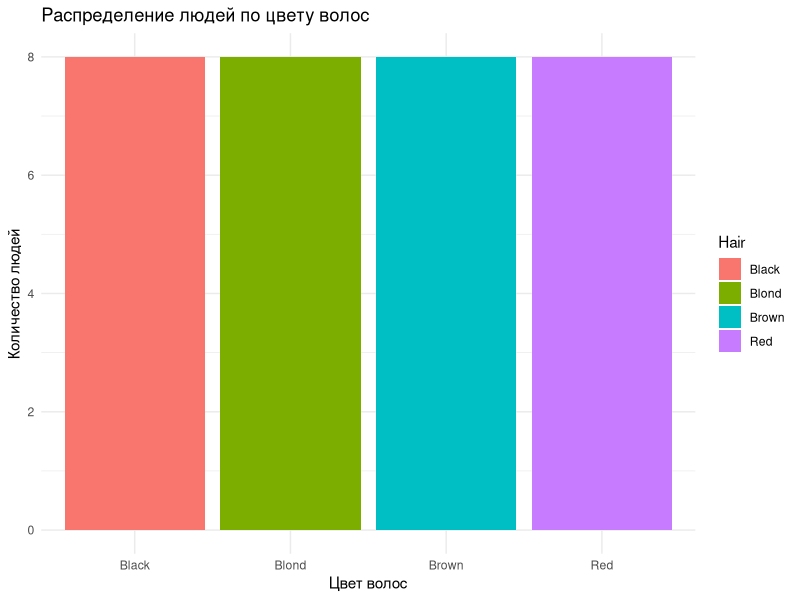
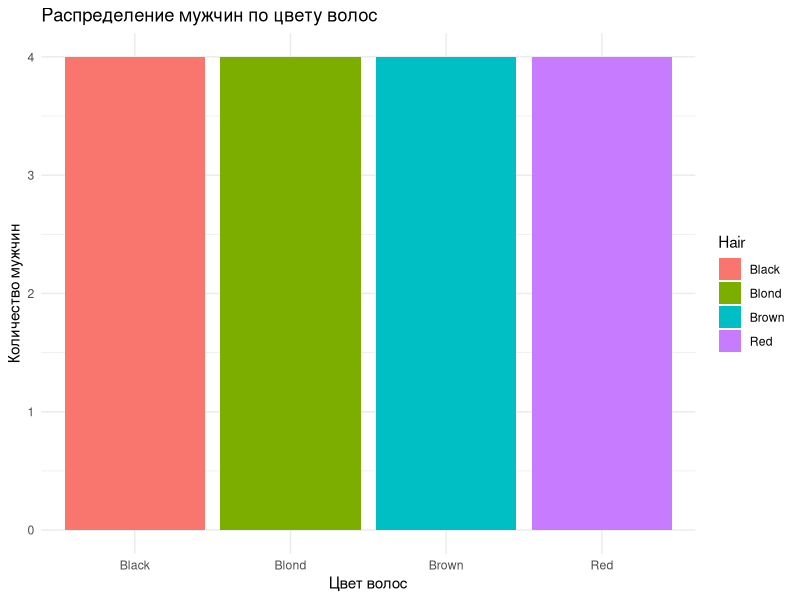
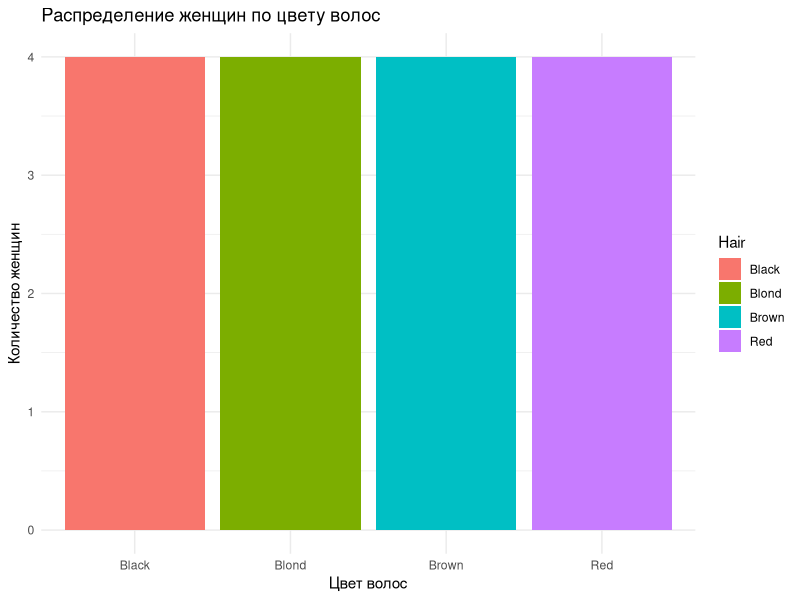
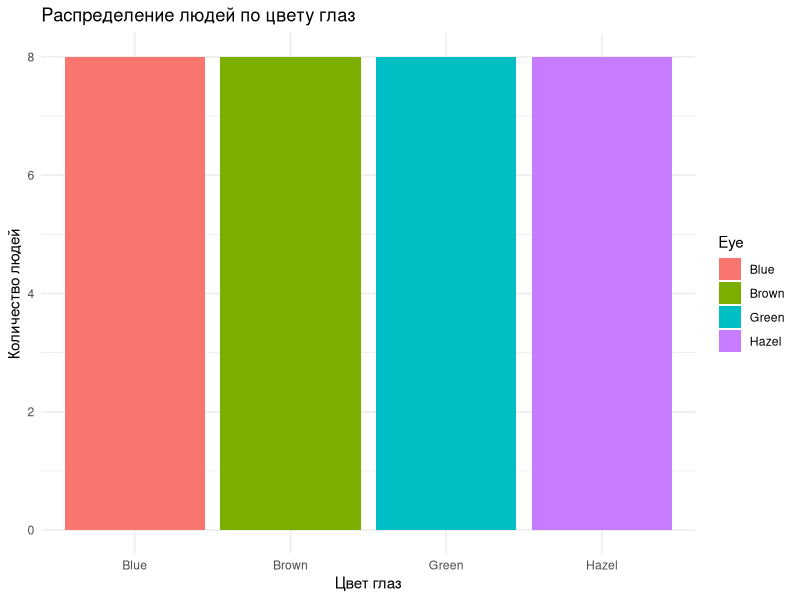
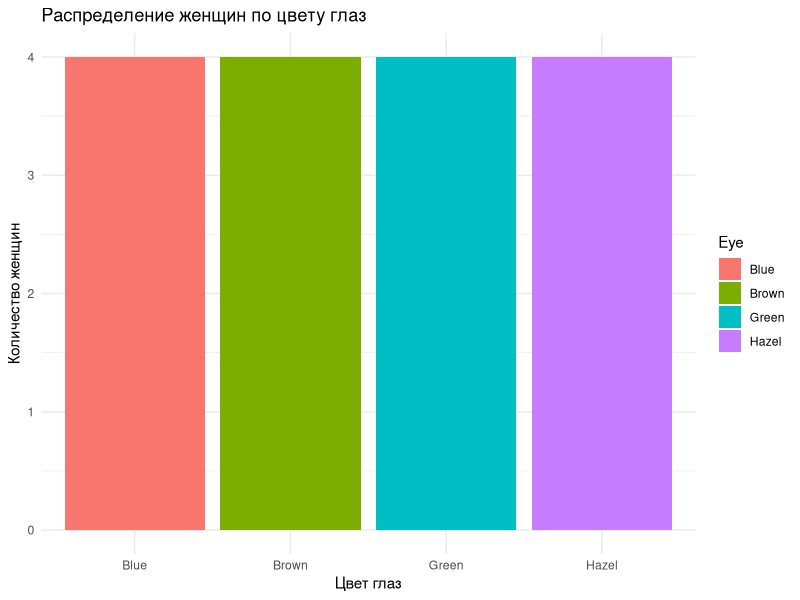
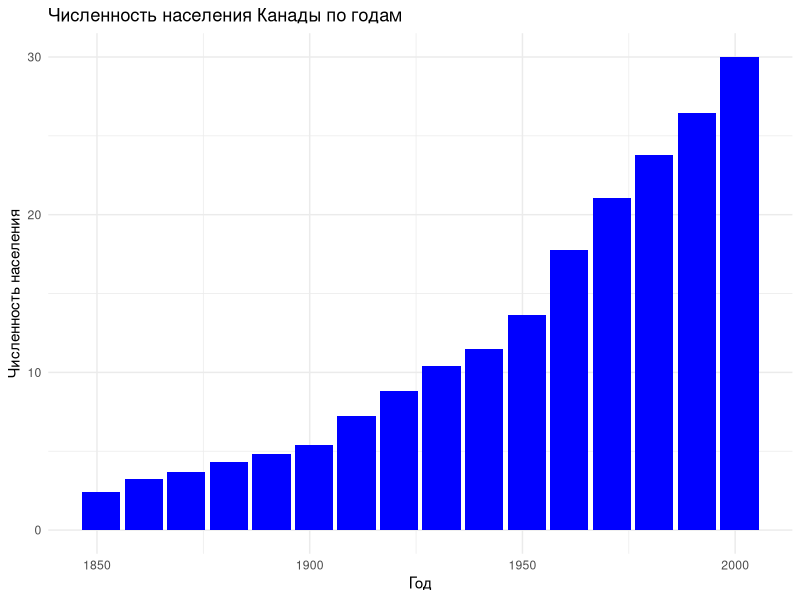
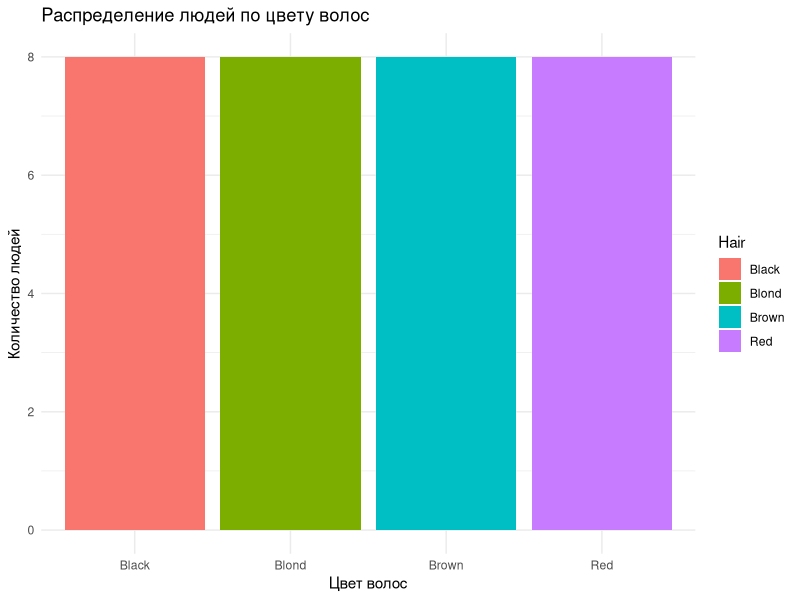
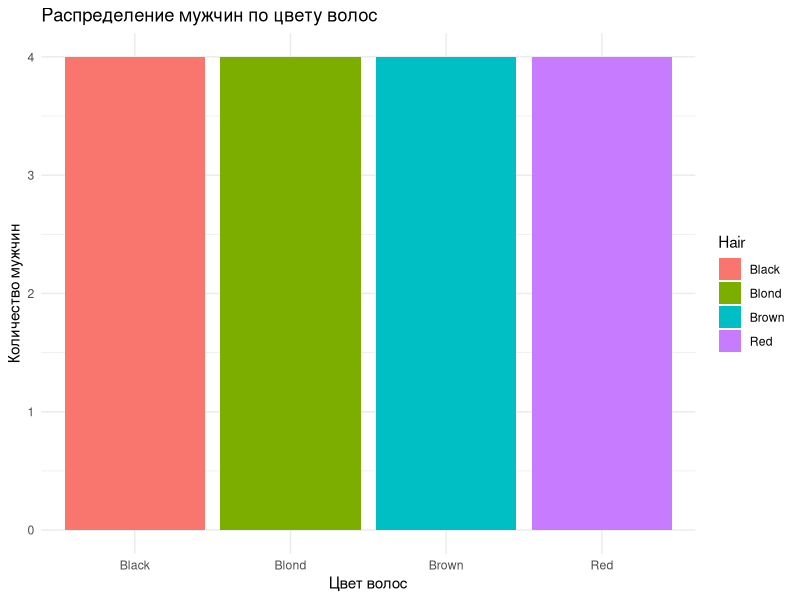

Reproduce these figures in R, in order.
D <- read.csv("HairEyeColor.csv")
View(D)

summary_table <- table(D$Sex)

# Вывод сводной таблицы
View(summary_table)
#-------------------------------------------------------------------------------------
# Создание сводной таблицы для подсчета мужчин и женщин по цвету волос
summary_m_w_hair <- xtabs(~ Hair + Sex, data = D)
View(summary_m_w_hair)

green_eyes <- D[D$Eye == "Green", ]
#-------------------------------------------------------------------------------------
# Создание сводной таблицы для подсчета мужчин и женщин с зелеными глазами
summary_green_eyes <- table(green_eyes$Sex)
View(summary_green_eyes)
#-------------------------------------------------------------------------------------
# Подсчет общего количества участников опроса
total_participants <- nrow(D)
#-------------------------------------------------------------------------------------
# Создание таблицы с общим количеством участников
total_table <- data.frame(Total_Participants = total_participants)
#-------------------------------------------------------------------------------------
# Вывод таблицы с общим количеством участников
View(total_table)
#-------------------------------------------------------------------------------------
install.packages("ggplot2")
library(ggplot2)
p <- ggplot(D, aes(x = Hair, fill = Hair)) +
  geom_bar() +  
  theme_minimal() +
  labs(title = "Распределение людей по цвету волос",
       x = "Цвет волос",
       y = "Количество людей")
print(p)
#-------------------------------------------------------------------------------------
#Распределение мужчин по цвету волос
p <- ggplot(D[D$Sex == "Male", ], aes(x = Hair, fill = Hair)) +
  geom_bar(stat = "count") +
  theme_minimal() +
  labs(title = "Распределение мужчин по цвету волос",
       x = "Цвет волос",
       y = "Количество мужчин")
print(p)
#-------------------------------------------------------------------------------------
#Модальное значение для мужчин
hair_count_male <- table(D[D$Sex == "Male", ]$Hair)
mode_hair <- names(hair_count_male)[which.max(hair_count_male)]
print(paste("Модальное значение цвета волос среди мужчин:", mode_hair))
#-------------------------------------------------------------------------------------
#Распределения женщин по цвету волос
p_female <- ggplot(D[D$Sex == "Female", ], aes(x = Hair, fill = Hair)) +
  geom_bar(stat = "count") +
  theme_minimal() +
  labs(title = "Распределение женщин по цвету волос",
       x = "Цвет волос",
       y = "Количество женщин")
print(p_female)
#-------------------------------------------------------------------------------------
#Модальное значение для женщин
hair_count_female <- table(D[D$Sex == "Female", ]$Hair)
mode_hair_female <- names(hair_count_female)[which.max(hair_count_female)]
print(paste("Модальное значение цвета волос среди женщин:", mode_hair_female))
#-------------------------------------------------------------------------------------
#Распределение людей по цвету глаз
p_eye <- ggplot(D, aes(x = Eye, fill = Eye)) +
  geom_bar(stat = "count") +
  theme_minimal() +
  labs(title = "Распределение людей по цвету глаз",
       x = "Цвет глаз",
       y = "Количество людей")
print(p_eye)
#-------------------------------------------------------------------------------------
#Модальное значение для цвета глаз
eye_count <- table(D$Eye)
mode_eye <- names(eye_count)[which.max(eye_count)]
print(paste("Модальное значение цвета глаз среди людей:", mode_eye))
#-------------------------------------------------------------------------------------
#Модальное значение для цвета глаз среди мужчин
eye_count_male <- table(D[D$Sex == "Male", ]$Eye)
mode_eye_male <- names(eye_count_male)[which.max(eye_count_male)]
print(paste("Модальное значение цвета глаз среди мужчин:", mode_eye_male))
#-------------------------------------------------------------------------------------
#Распределения женщин по цвету глаз
p_eye_female <- ggplot(D[D$Sex == "Female", ], aes(x = Eye, fill = Eye)) +
  geom_bar(stat = "count") +
  theme_minimal() +
  labs(title = "Распределение женщин по цвету глаз",
       x = "Цвет глаз",
       y = "Количество женщин")
print(p_eye_female)
#-------------------------------------------------------------------------------------
#Модальное значение для цвета глаз среди женщин
eye_count_female <- table(D[D$Sex == "Female", ]$Eye)
mode_eye_female <- names(eye_count_female)[which.max(eye_count_female)]
print(paste("Модальное значение цвета глаз среди женщин:", mode_eye_female))
#-------------------------------------------------------------------------------------
install.packages("dplyr")
install.packages("magrittr")  # Для использования оператора %>%
library(dplyr)
#-------------------------------------------------------------------------------------
#-------------------------------------------------------------------------------------
#-------------------------------------------------------------------------------------
D <- read.csv("CanPop.csv")
str(D)
#-------------------------------------------------------------------------------------
#Расчет средних значений
population_summary <- D %>%
  summarise(
    Mean = mean(population, na.rm = TRUE),
    Harmonic_Mean = ifelse(sum(population > 0) > 0, sum(population > 0) / sum(1/population[population > 0]), NA),  
    Geometric_Mean = exp(mean(log(population[population > 0]), na.rm = TRUE)),  
    Median = median(population, na.rm = TRUE)
  )
print(population_summary)
#-------------------------------------------------------------------------------------
#-------------------------------------------------------------------------------------
ggplot(D, aes(x = year, y = population)) +
  geom_bar(stat = "identity", fill = "blue") +  
  theme_minimal() +
  labs(title = "Численность населения Канады по годам",
       x = "Год",
       y = "Численность населения") +
  scale_y_continuous(labels = scales::comma) 

q1 <- quantile(D$population, 0.25, na.rm = TRUE)
q3 <- quantile(D$population, 0.75, na.rm = TRUE)
#-------------------------------------------------------------------------------------
#Перечень годов, находящихся между первым и третьим квартилями
years_between_q1_q3 <- D %>%
  filter(population >= q1 & population <= q3) %>%
  select(year)  # Предполагается, что название колонки с годами "Year"
print(years_between_q1_q3)
#-------------------------------------------------------------------------------------
#-------------------------------------------------------------------------------------
#-------------------------------------------------------------------------------------
#Скользящее среднее по три года
D <- D %>%
  arrange(year) %>%  
  mutate(Moving_Average = zoo::rollmean(population, 3, fill = NA, align = "center"))
#-------------------------------------------------------------------------------------
#Построение графика
p <- ggplot(D, aes(x = year)) +
  geom_line(aes(y = population, color = "Фактическое население"), size = 1) +
  geom_line(aes(y = Moving_Average, color = "Скользящее среднее"), size = 1) +
  theme_minimal() +
  labs(title = "Численность населения и Скользящее Среднее (по 3 года)",
       x = "Год",
       y = "Численность населения") +
  scale_color_manual(values = c("Фактическое население" = "blue", "Скользящее среднее" = "red")) +
  theme(legend.title = element_blank())
D <- read.csv("HairEyeColor.csv")
View(D)

summary_table <- table(D$Sex)

# Вывод сводной таблицы
View(summary_table)
#-------------------------------------------------------------------------------------
# Создание сводной таблицы для подсчета мужчин и женщин по цвету волос
summary_m_w_hair <- xtabs(~ Hair + Sex, data = D)
View(summary_m_w_hair)

green_eyes <- D[D$Eye == "Green", ]
#-------------------------------------------------------------------------------------
# Создание сводной таблицы для подсчета мужчин и женщин с зелеными глазами
summary_green_eyes <- table(green_eyes$Sex)
View(summary_green_eyes)
#-------------------------------------------------------------------------------------
# Подсчет общего количества участников опроса
total_participants <- nrow(D)
#-------------------------------------------------------------------------------------
# Создание таблицы с общим количеством участников
total_table <- data.frame(Total_Participants = total_participants)
#-------------------------------------------------------------------------------------
# Вывод таблицы с общим количеством участников
View(total_table)
#-------------------------------------------------------------------------------------
install.packages("ggplot2")
library(ggplot2)
p <- ggplot(D, aes(x = Hair, fill = Hair)) +
  geom_bar() +  
  theme_minimal() +
  labs(title = "Распределение людей по цвету волос",
       x = "Цвет волос",
       y = "Количество людей")
print(p)
#-------------------------------------------------------------------------------------
#Распределение мужчин по цвету волос
p <- ggplot(D[D$Sex == "Male", ], aes(x = Hair, fill = Hair)) +
  geom_bar(stat = "count") +
  theme_minimal() +
  labs(title = "Распределение мужчин по цвету волос",
       x = "Цвет волос",
       y = "Количество мужчин")
print(p)
#-------------------------------------------------------------------------------------
#Модальное значение для мужчин
hair_count_male <- table(D[D$Sex == "Male", ]$Hair)
mode_hair <- names(hair_count_male)[which.max(hair_count_male)]
print(paste("Модальное значение цвета волос среди мужчин:", mode_hair))
#-------------------------------------------------------------------------------------
#Распределения женщин по цвету волос
p_female <- ggplot(D[D$Sex == "Female", ], aes(x = Hair, fill = Hair)) +
  geom_bar(stat = "count") +
  theme_minimal() +
  labs(title = "Распределение женщин по цвету волос",
       x = "Цвет волос",
       y = "Количество женщин")
print(p_female)
#-------------------------------------------------------------------------------------
#Модальное значение для женщин
hair_count_female <- table(D[D$Sex == "Female", ]$Hair)
mode_hair_female <- names(hair_count_female)[which.max(hair_count_female)]
print(paste("Модальное значение цвета волос среди женщин:", mode_hair_female))
#-------------------------------------------------------------------------------------
#Распределение людей по цвету глаз
p_eye <- ggplot(D, aes(x = Eye, fill = Eye)) +
  geom_bar(stat = "count") +
  theme_minimal() +
  labs(title = "Распределение людей по цвету глаз",
       x = "Цвет глаз",
       y = "Количество людей")
print(p_eye)
#-------------------------------------------------------------------------------------
#Модальное значение для цвета глаз
eye_count <- table(D$Eye)
mode_eye <- names(eye_count)[which.max(eye_count)]
print(paste("Модальное значение цвета глаз среди людей:", mode_eye))
#-------------------------------------------------------------------------------------
#Модальное значение для цвета глаз среди мужчин
eye_count_male <- table(D[D$Sex == "Male", ]$Eye)
mode_eye_male <- names(eye_count_male)[which.max(eye_count_male)]
print(paste("Модальное значение цвета глаз среди мужчин:", mode_eye_male))
#-------------------------------------------------------------------------------------
#Распределения женщин по цвету глаз
p_eye_female <- ggplot(D[D$Sex == "Female", ], aes(x = Eye, fill = Eye)) +
  geom_bar(stat = "count") +
  theme_minimal() +
  labs(title = "Распределение женщин по цвету глаз",
       x = "Цвет глаз",
       y = "Количество женщин")
print(p_eye_female)
#-------------------------------------------------------------------------------------
#Модальное значение для цвета глаз среди женщин
eye_count_female <- table(D[D$Sex == "Female", ]$Eye)
mode_eye_female <- names(eye_count_female)[which.max(eye_count_female)]
print(paste("Модальное значение цвета глаз среди женщин:", mode_eye_female))
#-------------------------------------------------------------------------------------
install.packages("dplyr")
install.packages("magrittr")  # Для использования оператора %>%
library(dplyr)
#-------------------------------------------------------------------------------------
#-------------------------------------------------------------------------------------
#-------------------------------------------------------------------------------------
D <- read.csv("CanPop.csv")
str(D)
#-------------------------------------------------------------------------------------
#Расчет средних значений
population_summary <- D %>%
  summarise(
    Mean = mean(population, na.rm = TRUE),
    Harmonic_Mean = ifelse(sum(population > 0) > 0, sum(population > 0) / sum(1/population[population > 0]), NA),  
    Geometric_Mean = exp(mean(log(population[population > 0]), na.rm = TRUE)),  
    Median = median(population, na.rm = TRUE)
  )
print(population_summary)
#-------------------------------------------------------------------------------------
#-------------------------------------------------------------------------------------
ggplot(D, aes(x = year, y = population)) +
  geom_bar(stat = "identity", fill = "blue") +  
  theme_minimal() +
  labs(title = "Численность населения Канады по годам",
       x = "Год",
       y = "Численность населения") +
  scale_y_continuous(labels = scales::comma) 

q1 <- quantile(D$population, 0.25, na.rm = TRUE)
q3 <- quantile(D$population, 0.75, na.rm = TRUE)
#-------------------------------------------------------------------------------------
#Перечень годов, находящихся между первым и третьим квартилями
years_between_q1_q3 <- D %>%
  filter(population >= q1 & population <= q3) %>%
  select(year)  # Предполагается, что название колонки с годами "Year"
print(years_between_q1_q3)
#-------------------------------------------------------------------------------------
#-------------------------------------------------------------------------------------
#-------------------------------------------------------------------------------------
#Скользящее среднее по три года
D <- D %>%
  arrange(year) %>%  
  mutate(Moving_Average = zoo::rollmean(population, 3, fill = NA, align = "center"))
#-------------------------------------------------------------------------------------
#Построение графика
p <- ggplot(D, aes(x = year)) +
  geom_line(aes(y = population, color = "Фактическое население"), size = 1) +
  geom_line(aes(y = Moving_Average, color = "Скользящее среднее"), size = 1) +
  theme_minimal() +
  labs(title = "Численность населения и Скользящее Среднее (по 3 года)",
       x = "Год",
       y = "Численность населения") +
  scale_color_manual(values = c("Фактическое население" = "blue", "Скользящее среднее" = "red")) +
  theme(legend.title = element_blank())

print(p)
D <- read.csv("HairEyeColor.csv")
View(D)


